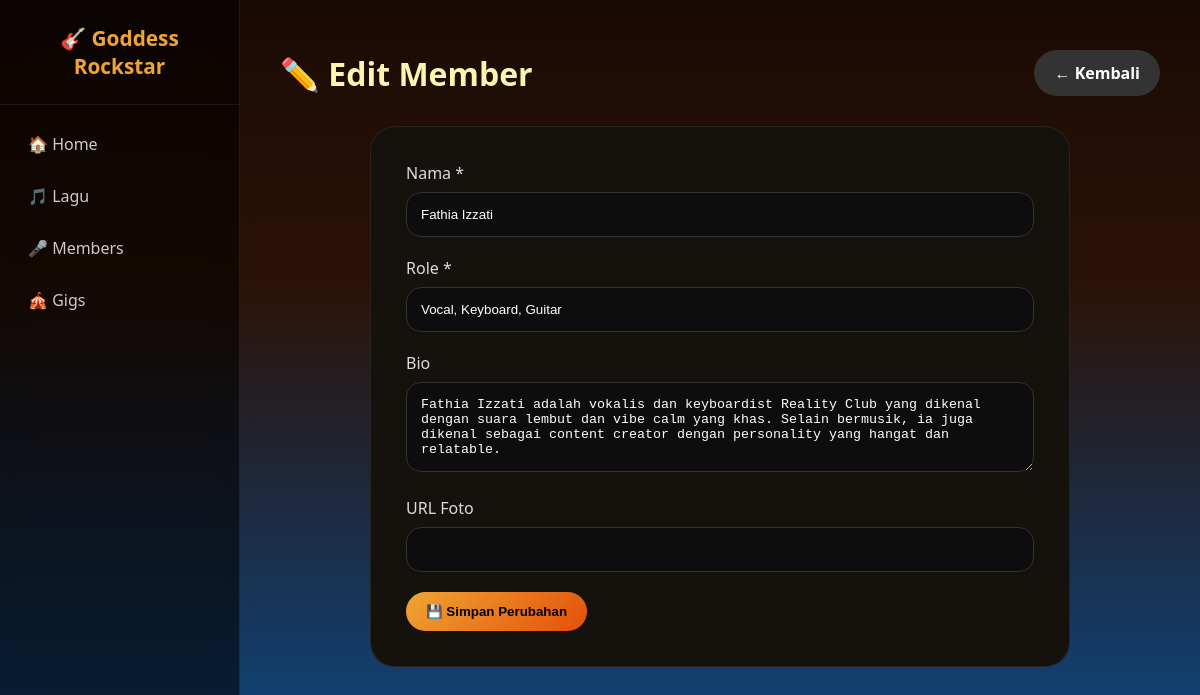
The page /edit_member.php?id=1 on the database as committed earlier.
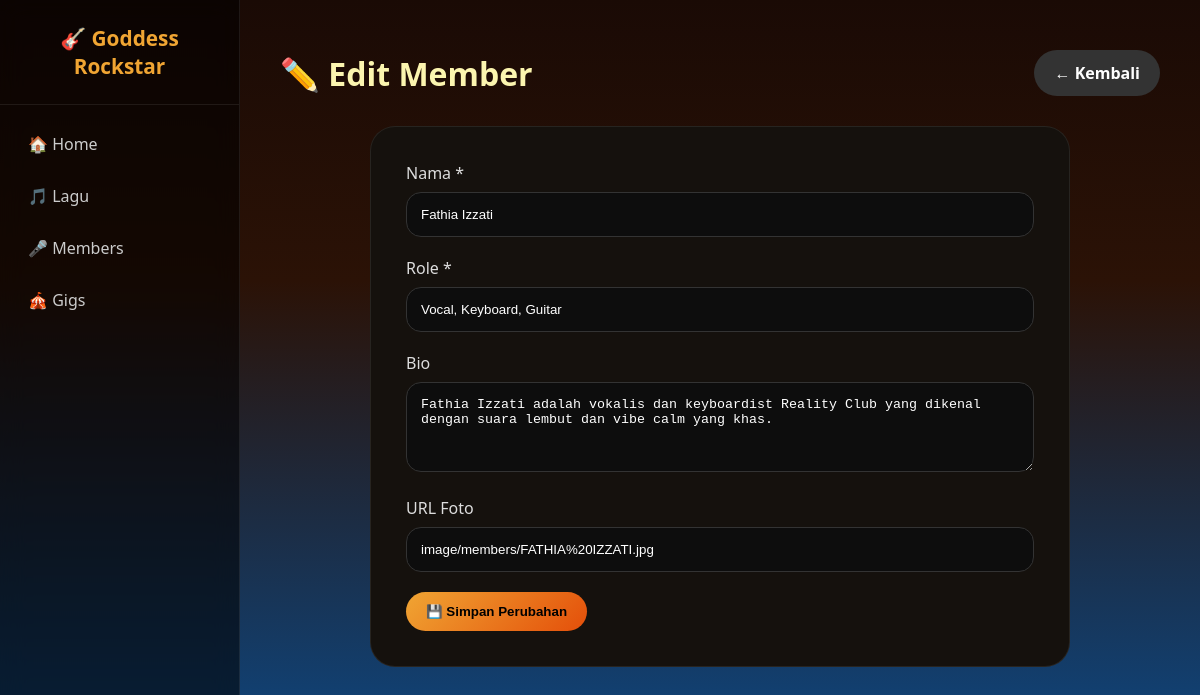
The same page on the database as committed later.
### tables this page shows
CREATE TABLE `members` (
  `id_member` int(11) NOT NULL,
  `nama` varchar(100) NOT NULL,
  `role` varchar(50) NOT NULL,
  `bio` text DEFAULT NULL,
  `foto_url` varchar(255) DEFAULT NULL
);

### edit_member.php (the view, shortened to what this page needs)
<?php
include 'koneksi.php';
$id     = (int) $_GET['id'];
$result = mysqli_query($conn, "SELECT * FROM members WHERE id_member = $id");
$member = mysqli_fetch_assoc($result);
?>
<!DOCTYPE html>
<html lang="id">
<head>
    <link rel="stylesheet" href="style.css">
</head>
<body>
<div class="layout">
    <aside class="sidebar">
        <div class="sidebar-brand">🎸 Goddess<br>Rockstar</div>
        <nav class="sidebar-nav">
            <a href="index.php">🏠 Home</a>
            <a href="lagu.php">🎵 Lagu</a>
            <a href="members.php">🎤 Members</a>
            <a href="gigs.php">🎪 Gigs</a>
        </nav>
    </aside>
    <main class="main-content">
<div class="container">
    <div class="page-header">
        <h2>✏️ Edit Member</h2>
        <a href="members.php" class="btn btn-back">← Kembali</a>
    </div>
    <div class="form-box">
        <form method="POST" action="edit_member.php?id=<?= $id ?>">
            <div class="form-group">
                <label>Nama *</label>
                <input type="text" name="nama" value="<?= htmlspecialchars($member['nama']) ?>" required>
            </div>
            <div class="form-group">
                <label>Role *</label>
                <input type="text" name="role" value="<?= htmlspecialchars($member['role']) ?>">
            </div>
            <div class="form-group">
                <label>Bio</label>
                <textarea name="bio" rows="4"><?= htmlspecialchars($member['bio']) ?></textarea>
            </div>
            <div class="form-group">
                <label>URL Foto</label>
                <input type="text" name="foto_url" value="<?= htmlspecialchars($member['foto_url']) ?>">
            </div>
            <button type="submit" name="submit" class="btn btn-add">💾 Simpan Perubahan</button>
        </form>
    </div>
</div>
</body>
</html>

Rows that differ between the two databases and show on the page:
changed members "Fathia Izzati": bio "…vibe calm yang khas. Selain bermusik, ia juga dikenal sebagai content creator dengan personality yang hangat dan relatable." → "Fathia Izzati adalah vokalis dan keyboardist Reality Club yang dikenal dengan suara lembut dan vibe calm yang khas."; foto_url (not shown) → "image/members/FATHIA%20IZZATI.jpg"
